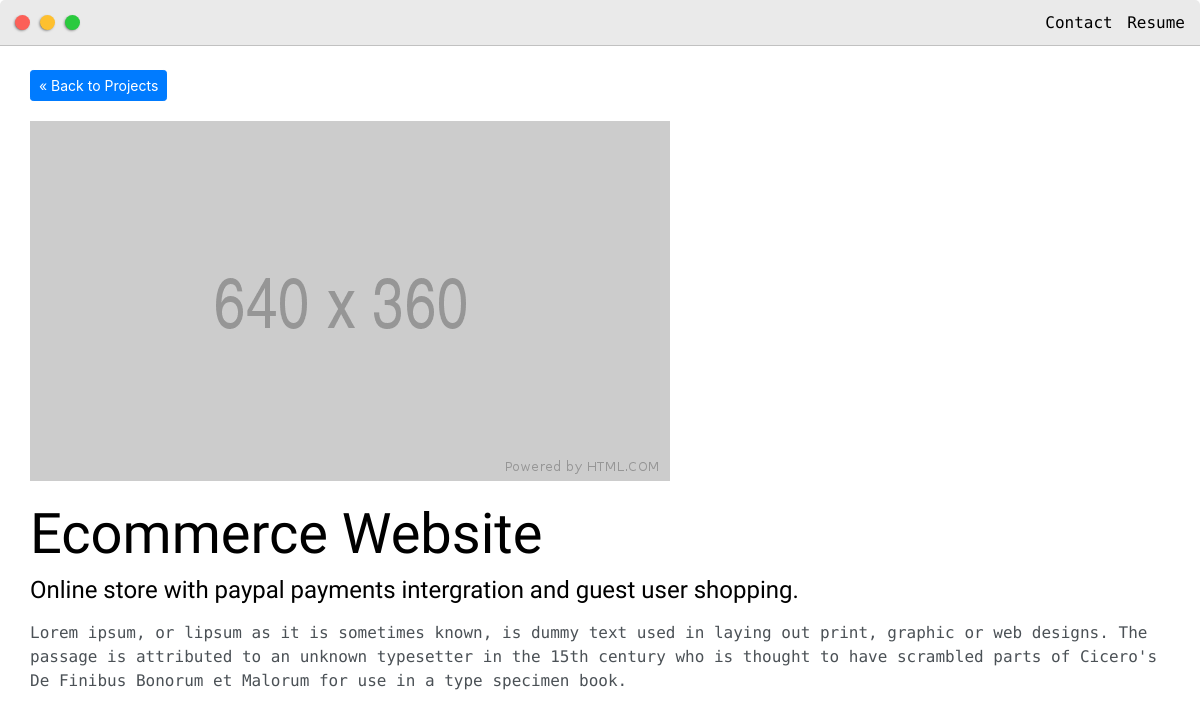
The page /post/ecommerce-website/ on the database its author committed.
### base/models.py (models this page shows, shortened)
class Post(models.Model):
    headline = models.CharField(max_length=200)
    sub_headline = models.CharField(max_length=200, null=True, blank=True)
    thumbnail = models.ImageField(null=True, blank=True, upload_to="images", default="placeholder1.png")
    body = RichTextUploadingField(null=True, blank=True)
    created = models.DateTimeField(auto_now_add=True)
    active = models.BooleanField(default=False)
    featured = models.BooleanField(default=False)
    tags = models.ManyToManyField(Tag, null=True)
    slug = models.SlugField(null=True, blank=True)

### base/views.py (the view)
# urls.py: path('post/<slug:slug>/', views.post, name='post'),
def post(request, slug):
    post = Post.objects.get(slug=slug)
    context = {'post': post}
    return render(request, 'base/post.html', context)

### base/templates/base/post.html (shortened to what this page needs)
{% extends 'base/main.html' %}
{% load static %}
{% block content %}
    <div class="main-container">
        <br>
        <a class="btn btn-sm btn-primary" href="{% url 'posts' %}">&laquo Back to Projects</a>
        <br>
        <img class="featured_image"  src="{{ post.thumbnail.url}}">
        <h1>{{ post.headline }}</h1>
        <h4>{{ post.sub_headline }}</h4>
        <p>
            {{ post.body | safe }}
        </p>
    </div>
{% endblock content%}

### static/css/default.css (style rules this page uses)
:root { --mainColor:#eaeaea; --mainShadow: 20px 20px 60px #c7c7c7, -20px -20px 60px #ffffff; --mainRadius: 5px 5px 0 0; --secondaryColor:#fff; --secondaryShadow: 14px 14px 12px #f7f7f7, -14px -14px 12px #ffffff; --secondaryRadius: 5px;; --borderColor:#c1c1c1; --mainText:black; --secondaryText:#4b5156; --themeDotBorder: #24292e; --previewBg:rgb(251,249,243,0.8); --previewShadow:#f0ead6; --buttonColor:black; --inputField: inset 8px 8px 38px #ededed, inset -8px -8px 38px #ffffff; }
html,body { padding: 0; margin: 0; scroll-behavior: smooth; }
body * { transition: 0.4s; }
h1,h2,h3,h4,h5,h6,strong { color: var(--mainText); font-family: 'Russo One', sans-serif; font-weight: 500; }
p,li,span,label,input,textarea { color: var(--secondaryText); font-family: 'Roboto Mono', monospace; }
a { text-decoration: none; color: #17a2b8; }
h1 { font-size: 56px }
h4 { font-size: 24px }
.main-container { width: 1200px; margin: 0 auto; }
@media screen and (max-width: 1200px) { .main-container { width: 95%; } }

### base/templates/base/post.html (style rules this page uses)
img { max-width: 100%; object-fit: cover; }
.featured_image { margin-top: 20px; margin-bottom: 20px; }

### rows shown on the page
Post: thumbnail (placeholder picture), headline "Ecommerce Website", sub_headline "Online store with paypal payments intergration and guest user shopping.", body "Lorem ipsum, or lipsum as it is sometimes known, is dummy text used in laying out print, graphic or web designs. The passage is attributed to an unknown typesetter in the 15th century who is thought to have scrambled parts of Cicero's De Finibus Bonorum et Malorum for use in a type specimen book."
